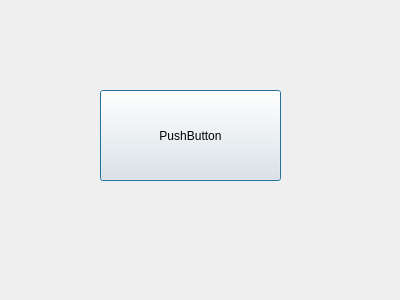
<?xml version="1.0" encoding="UTF-8"?>
<ui version="4.0">
 <class>LoginDlg</class>
 <widget class="QDialog" name="LoginDlg">
  <property name="geometry">
   <rect>
    <x>0</x>
    <y>0</y>
    <width>400</width>
    <height>300</height>
   </rect>
  </property>
  <property name="windowTitle">
   <string>Dialog</string>
  </property>
  <widget class="QPushButton" name="pushButton">
   <property name="geometry">
    <rect>
     <x>100</x>
     <y>90</y>
     <width>181</width>
     <height>91</height>
    </rect>
   </property>
   <property name="text">
    <string>PushButton</string>
   </property>
  </widget>
 </widget>
 <resources/>
 <connections>
  <connection>
   <sender>pushButton</sender>
   <signal>clicked()</signal>
   <receiver>LoginDlg</receiver>
   <slot>accept()</slot>
   <hints>
    <hint type="sourcelabel">
     <x>188</x>
     <y>129</y>
    </hint>
    <hint type="destinationlabel">
     <x>276</x>
     <y>224</y>
    </hint>
   </hints>
  </connection>
 </connections>
</ui>
